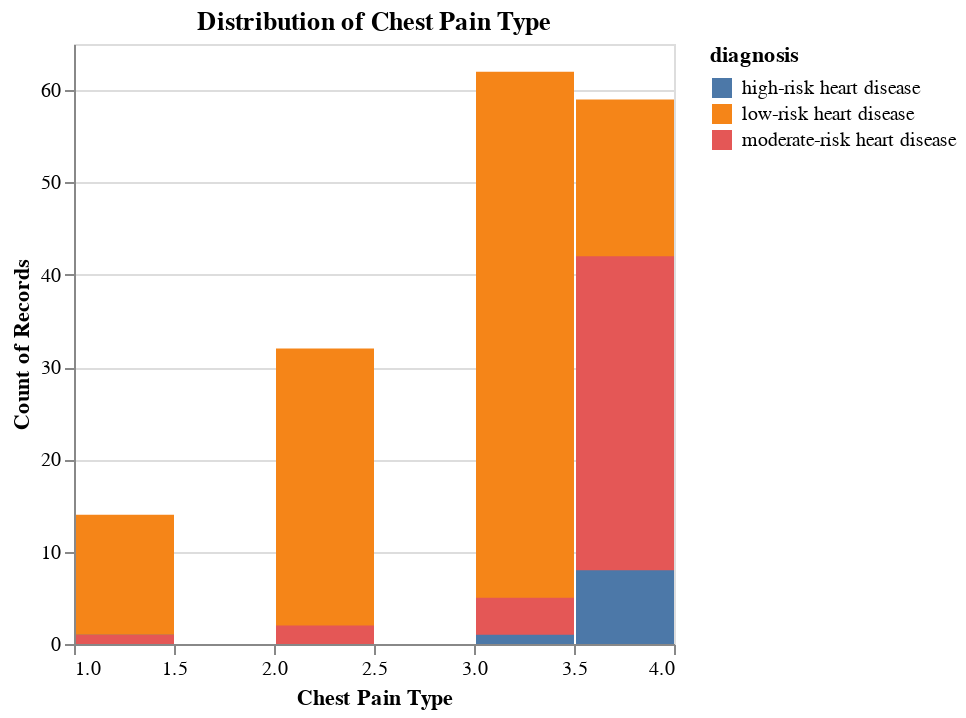

Here is the notebook cell this chart was saved with:
### Code cell
# chest pain type
cp_hist = alt.Chart(heart_disease_to_plot).mark_bar().encode(
    x=alt.X("type_chestpain:Q", bin = True).title("Chest Pain Type"),
    y=alt.Y("count()").stack(False),
    color = "diagnosis:N"
).properties(
    title = "Distribution of Chest Pain Type"
)

cp_hist

### Figure 1 — Vega-Lite specification as saved in the notebook (floating-point values rounded to 4 significant figures; data arrays with more than 128 entries replaced by an {"elided": "..."} marker saying what was removed)
{"config": {"view": {"continuousWidth": 300, "continuousHeight": 300}}, "data": {"name": "data-a87f21f04f23c8bdd6452ad09e750711"}, "mark": {"type": "bar"}, "encoding": {"color": {"field": "diagnosis", "type": "nominal"}, "x": {"bin": true, "field": "type_chestpain", "title": "Chest Pain Type", "type": "quantitative"}, "y": {"aggregate": "count", "stack": false, "type": "quantitative"}}, "title": "Distribution of Chest Pain Type", "$schema": "https://vega.github.io/schema/vega-lite/v5.15.1.json", "datasets": {"data-a87f21f04f23c8bdd6452ad09e750711": {"elided": "227 records"}}}
